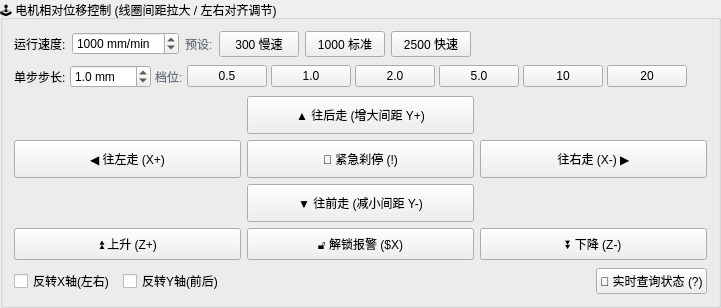
            <widget class="QGroupBox" name="groupMotorMove">
             <property name="title">
              <string>🕹️ 电机相对位移控制 (线圈间距拉大 / 左右对齐调节)</string>
             </property>
             <layout class="QVBoxLayout" name="layoutMotorMove">
              <property name="spacing">
               <number>8</number>
              </property>
              <item>
               <layout class="QHBoxLayout" name="boxSpeedLine">
                <property name="spacing">
                 <number>6</number>
                </property>
                <item>
                 <widget class="QLabel" name="lblSpeed">
                  <property name="text">
                   <string>运行速度:</string>
                  </property>
                 </widget>
                </item>
                <item>
                 <widget class="QSpinBox" name="spinMotorSpeed">
                  <property name="minimum">
                   <number>50</number>
                  </property>
                  <property name="maximum">
                   <number>10000</number>
                  </property>
                  <property name="singleStep">
                   <number>100</number>
                  </property>
                  <property name="value">
                   <number>1000</number>
                  </property>
                  <property name="suffix">
                   <string> mm/min</string>
                  </property>
                 </widget>
                </item>
                <item>
                 <widget class="QLabel" name="lblSpeedPresets">
                  <property name="text">
                   <string>预设:</string>
                  </property>
                  <property name="styleSheet">
                   <string notr="true">color: #6B7280;</string>
                  </property>
                 </widget>
                </item>
                <item>
                 <widget class="QPushButton" name="btnSpeedSlow">
                  <property name="text">
                   <string>300 慢速</string>
                  </property>
                 </widget>
                </item>
                <item>
                 <widget class="QPushButton" name="btnSpeedStd">
                  <property name="text">
                   <string>1000 标准</string>
                  </property>
                 </widget>
                </item>
                <item>
                 <widget class="QPushButton" name="btnSpeedFast">
                  <property name="text">
                   <string>2500 快速</string>
                  </property>
                 </widget>
                </item>
                <item>
                 <spacer name="spacerSpeedLine">
                  <property name="orientation">
                   <enum>Qt::Orientation::Horizontal</enum>
                  </property>
                  <property name="sizeHint" stdset="0">
                   <size>
                    <width>20</width>
                    <height>20</height>
                   </size>
                  </property>
                 </spacer>
                </item>
               </layout>
              </item>
              <item>
               <layout class="QHBoxLayout" name="boxStepLine">
                <property name="spacing">
                 <number>4</number>
                </property>
                <item>
                 <widget class="QLabel" name="lblStep">
                  <property name="text">
                   <string>单步步长:</string>
                  </property>
                 </widget>
                </item>
                <item>
                 <widget class="QDoubleSpinBox" name="spinMotorStep">
                  <property name="decimals">
                   <number>1</number>
                  </property>
                  <property name="minimum">
                   <double>0.100000000000000</double>
                  </property>
                  <property name="maximum">
                   <double>100.000000000000000</double>
                  </property>
                  <property name="singleStep">
                   <double>0.500000000000000</double>
                  </property>
                  <property name="value">
                   <double>1.000000000000000</double>
                  </property>
                  <property name="suffix">
                   <string> mm</string>
                  </property>
                 </widget>
                </item>
                <item>
                 <widget class="QLabel" name="lblStepPresets">
                  <property name="text">
                   <string>档位:</string>
                  </property>
                  <property name="styleSheet">
                   <string notr="true">color: #6B7280;</string>
                  </property>
                 </widget>
                </item>
                <item>
                 <widget class="QPushButton" name="btnStep05">
                  <property name="text">
                   <string>0.5</string>
                  </property>
                 </widget>
                </item>
                <item>
                 <widget class="QPushButton" name="btnStep1">
                  <property name="text">
                   <string>1.0</string>
                  </property>
                 </widget>
                </item>
                <item>
                 <widget class="QPushButton" name="btnStep2">
                  <property name="text">
                   <string>2.0</string>
                  </property>
                 </widget>
                </item>
                <item>
                 <widget class="QPushButton" name="btnStep5">
                  <property name="text">
                   <string>5.0</string>
                  </property>
                 </widget>
                </item>
                <item>
                 <widget class="QPushButton" name="btnStep10">
                  <property name="text">
                   <string>10</string>
                  </property>
                 </widget>
                </item>
                <item>
                 <widget class="QPushButton" name="btnStep20">
                  <property name="text">
                   <string>20</string>
                  </property>
                 </widget>
                </item>
                <item>
                 <spacer name="spacerStepLine">
                  <property name="orientation">
                   <enum>Qt::Orientation::Horizontal</enum>
                  </property>
                  <property name="sizeHint" stdset="0">
                   <size>
                    <width>20</width>
                    <height>20</height>
                   </size>
                  </property>
                 </spacer>
                </item>
               </layout>
              </item>
              <item>
               <layout class="QGridLayout" name="gridDPad">
                <property name="spacing">
                 <number>6</number>
                </property>
                <item row="0" column="1">
                 <widget class="QPushButton" name="btnMoveBack">
                  <property name="minimumSize">
                   <size>
                    <width>0</width>
                    <height>38</height>
                   </size>
                  </property>
                  <property name="text">
                   <string>▲ 往后走 (增大间距 Y+)</string>
                  </property>
                  <property name="toolTip">
                   <string>发射与接收线圈拉大间距</string>
                  </property>
                 </widget>
                </item>
                <item row="1" column="0">
                 <widget class="QPushButton" name="btnMoveLeft">
                  <property name="minimumSize">
                   <size>
                    <width>0</width>
                    <height>38</height>
                   </size>
                  </property>
                  <property name="text">
                   <string>◀ 往左走 (X+)</string>
                  </property>
                  <property name="toolTip">
                   <string>横向向左平移对齐</string>
                  </property>
                 </widget>
                </item>
                <item row="1" column="1">
                 <widget class="QPushButton" name="btnMotorStop">
                  <property name="minimumSize">
                   <size>
                    <width>0</width>
                    <height>38</height>
                   </size>
                  </property>
                  <property name="text">
                   <string>🛑 紧急刹停 (!)</string>
                  </property>
                  <property name="toolTip">
                   <string>立即停止所有轴运动</string>
                  </property>
                 </widget>
                </item>
                <item row="1" column="2">
                 <widget class="QPushButton" name="btnMoveRight">
                  <property name="minimumSize">
                   <size>
                    <width>0</width>
                    <height>38</height>
                   </size>
                  </property>
                  <property name="text">
                   <string>往右走 (X-) ▶</string>
                  </property>
                  <property name="toolTip">
                   <string>横向向右平移对齐</string>
                  </property>
                 </widget>
                </item>
                <item row="2" column="1">
                 <widget class="QPushButton" name="btnMoveFront">
                  <property name="minimumSize">
                   <size>
                    <width>0</width>
                    <height>38</height>
                   </size>
                  </property>
                  <property name="text">
                   <string>▼ 往前走 (减小间距 Y-)</string>
                  </property>
                  <property name="toolTip">
                   <string>发射与接收线圈减小间距</string>
                  </property>
                 </widget>
                </item>
                <item row="3" column="0">
                 <widget class="QPushButton" name="btnMoveUp">
                  <property name="minimumSize">
                   <size>
                    <width>0</width>
                    <height>32</height>
                   </size>
                  </property>
                  <property name="text">
                   <string>⏫ 上升 (Z+)</string>
                  </property>
                 </widget>
                </item>
                <item row="3" column="1">
                 <widget class="QPushButton" name="btnMotorUnlock">
                  <property name="minimumSize">
                   <size>
                    <width>0</width>
                    <height>32</height>
                   </size>
                  </property>
                  <property name="text">
                   <string>🔓 解锁报警 ($X)</string>
                  </property>
                 </widget>
                </item>
                <item row="3" column="2">
                 <widget class="QPushButton" name="btnMoveDown">
                  <property name="minimumSize">
                   <size>
                    <width>0</width>
                    <height>32</height>
                   </size>
                  </property>
                  <property name="text">
                   <string>⏬ 下降 (Z-)</string>
                  </property>
                 </widget>
                </item>
               </layout>
              </item>
              <item>
               <layout class="QHBoxLayout" name="boxAuxLine">
                <property name="spacing">
                 <number>8</number>
                </property>
                <item>
                 <widget class="QCheckBox" name="chkInvertX">
                  <property name="text">
                   <string>反转X轴(左右)</string>
                  </property>
                 </widget>
                </item>
                <item>
                 <widget class="QCheckBox" name="chkInvertY">
                  <property name="text">
                   <string>反转Y轴(前后)</string>
                  </property>
                 </widget>
                </item>
                <item>
                 <spacer name="spacerAuxLine">
                  <property name="orientation">
                   <enum>Qt::Orientation::Horizontal</enum>
                  </property>
                  <property name="sizeHint" stdset="0">
                   <size>
                    <width>20</width>
                    <height>20</height>
                   </size>
                  </property>
                 </spacer>
                </item>
                <item>
                 <widget class="QPushButton" name="btnQueryStatus">
                  <property name="text">
                   <string>🔄 实时查询状态 (?)</string>
                  </property>
                 </widget>
                </item>
               </layout>
              </item>
             </layout>
            </widget>
